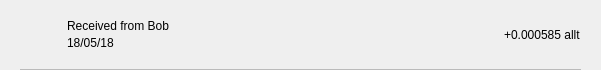
<?xml version="1.0" encoding="UTF-8"?>
<ui version="4.0">
 <class>TxRow</class>
 <widget class="QWidget" name="TxRow">
  <property name="geometry">
   <rect>
    <x>0</x>
    <y>0</y>
    <width>601</width>
    <height>70</height>
   </rect>
  </property>
  <property name="minimumSize">
   <size>
    <width>0</width>
    <height>40</height>
   </size>
  </property>
  <property name="windowTitle">
   <string>Form</string>
  </property>
  <layout class="QVBoxLayout" name="verticalLayout_3">
   <property name="spacing">
    <number>0</number>
   </property>
   <property name="leftMargin">
    <number>0</number>
   </property>
   <property name="topMargin">
    <number>0</number>
   </property>
   <property name="rightMargin">
    <number>0</number>
   </property>
   <property name="bottomMargin">
    <number>0</number>
   </property>
   <item>
    <widget class="QWidget" name="rowContainer" native="true">
     <layout class="QVBoxLayout" name="verticalLayout_2">
      <property name="spacing">
       <number>9</number>
      </property>
      <property name="leftMargin">
       <number>20</number>
      </property>
      <property name="topMargin">
       <number>9</number>
      </property>
      <property name="rightMargin">
       <number>20</number>
      </property>
      <property name="bottomMargin">
       <number>0</number>
      </property>
      <item>
       <widget class="QFrame" name="frame">
        <property name="styleSheet">
         <string notr="true">border:none;</string>
        </property>
        <property name="frameShape">
         <enum>QFrame::StyledPanel</enum>
        </property>
        <property name="frameShadow">
         <enum>QFrame::Raised</enum>
        </property>
        <layout class="QHBoxLayout" name="horizontalLayout" stretch="0,2,0">
         <property name="leftMargin">
          <number>0</number>
         </property>
         <property name="topMargin">
          <number>0</number>
         </property>
         <property name="rightMargin">
          <number>0</number>
         </property>
         <property name="bottomMargin">
          <number>0</number>
         </property>
         <item>
          <widget class="QPushButton" name="icon">
           <property name="focusPolicy">
            <enum>Qt::NoFocus</enum>
           </property>
           <property name="styleSheet">
            <string notr="true">border:none;</string>
           </property>
           <property name="text">
            <string/>
           </property>
           <property name="iconSize">
            <size>
             <width>28</width>
             <height>28</height>
            </size>
           </property>
          </widget>
         </item>
         <item>
          <layout class="QVBoxLayout" name="verticalLayout">
           <property name="spacing">
            <number>3</number>
           </property>
           <property name="leftMargin">
            <number>9</number>
           </property>
           <item>
            <widget class="QLabel" name="lblAddress">
             <property name="styleSheet">
              <string notr="true"/>
             </property>
             <property name="text">
              <string>Received from Bob</string>
             </property>
             <property name="alignment">
              <set>Qt::AlignBottom|Qt::AlignLeading|Qt::AlignLeft</set>
             </property>
            </widget>
           </item>
           <item>
            <widget class="QLabel" name="lblDate">
             <property name="styleSheet">
              <string notr="true"/>
             </property>
             <property name="text">
              <string>18/05/18</string>
             </property>
             <property name="alignment">
              <set>Qt::AlignLeading|Qt::AlignLeft|Qt::AlignTop</set>
             </property>
            </widget>
           </item>
          </layout>
         </item>
         <item>
          <widget class="QLabel" name="lblAmount">
           <property name="styleSheet">
            <string notr="true"/>
           </property>
           <property name="text">
            <string>+0.000585 allt</string>
           </property>
          </widget>
         </item>
        </layout>
       </widget>
      </item>
      <item>
       <widget class="QLabel" name="lblDivisory">
        <property name="minimumSize">
         <size>
          <width>0</width>
          <height>1</height>
         </size>
        </property>
        <property name="maximumSize">
         <size>
          <width>16777215</width>
          <height>1</height>
         </size>
        </property>
        <property name="styleSheet">
         <string notr="true">background-color:#bababa;</string>
        </property>
        <property name="text">
         <string/>
        </property>
        <property name="alignment">
         <set>Qt::AlignBottom|Qt::AlignLeading|Qt::AlignLeft</set>
        </property>
       </widget>
      </item>
     </layout>
    </widget>
   </item>
  </layout>
 </widget>
 <resources/>
 <connections/>
</ui>
